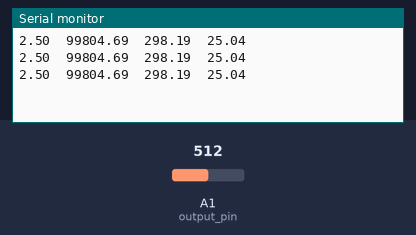
The sketch below on a simulated Arduino Mega 2560, built with avr-gcc and run on an emulated ATmega2560. On the bench: the last lines printed to the serial monitor. Inputs (shaded band) come from the test bench; at power-on: A1 (output_pin) = 512.

Above: at 1.3 s.
1.4 s: A1 (output_pin) set to 0
At 1.9 s:
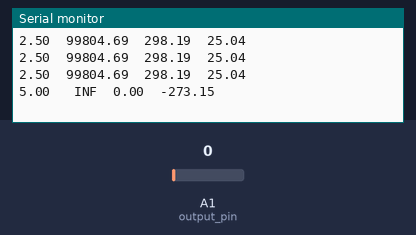
3.5 s: A1 (output_pin) set to 122
At 3.9 s:
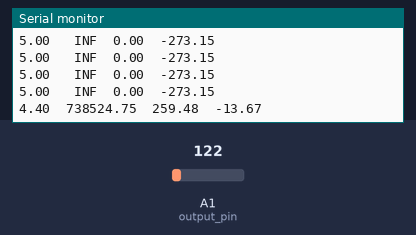

Measured:
- after the input at 1.4 s, the serial monitor: prints a new line after 0.11 s (image 1)
- after the input at 3.5 s, the serial monitor: prints a new line at once (image 2)

The sketch:

MaA_Lab_1A_DAQ.ino
```cpp
#include <math.h>

float series_res = 100000;
float source_voltage = 5;
float ref_res = 100000;
float ref_temp = 298.15; // 25 centigrade in Kelvin
float beta = 4000; // In Kelvin

int output_pin = A1;
int ground_pin = A0;

// This handles the pretty printing of the lines.
bool pretty_print = false;

float map_f(float value, float raw_low, float raw_high, float process_low, float process_high) {
	float multi = (process_high-process_low)/(raw_high-raw_low);
	return value*multi;
}

float res_T(float voltage) {
	return (series_res*voltage)/(source_voltage-voltage);
}

float temp_from_res(float res) {
	float x_1 = log(res/ref_res);
	float x_2 = 1/beta;
	float x_3 = 1/ref_temp;

	return pow((x_2*x_1)+x_3, -1);

}

void setup() {
	pinMode(output_pin, INPUT);

	Serial.begin(9600);
}

void loop() {
	int raw_value = analogRead(output_pin);
	float voltage = map_f(raw_value, 0, 1023, 0, 5);
	float real_volt = (5 - voltage);

	float therm_res = res_T(real_volt);
	float temperature_kelvin = temp_from_res(therm_res);
	float temperature_celsius = temperature_kelvin - 273.15;

	// Pretty Print lines
	// This should be disabled for actual usage with Python script.
	if (pretty_print) {
		Serial.println("Voltage of thermistor: "+String(real_volt));
		Serial.println("Resistance of thermistor: "+String(therm_res));
		Serial.println("Temperature (Kelvin): "+String(temperature_kelvin));
		Serial.println("Temperature (Celsius): "+String(temperature_celsius));
		Serial.println("-------------------------------");
		Serial.println();
	}
	else {
		String sending_string = String(real_volt)+"\t"+String(therm_res)+"\t"+String(temperature_kelvin)+"\t"+String(temperature_celsius);
		Serial.println(sending_string);
	}

	delay(500);

}
```
